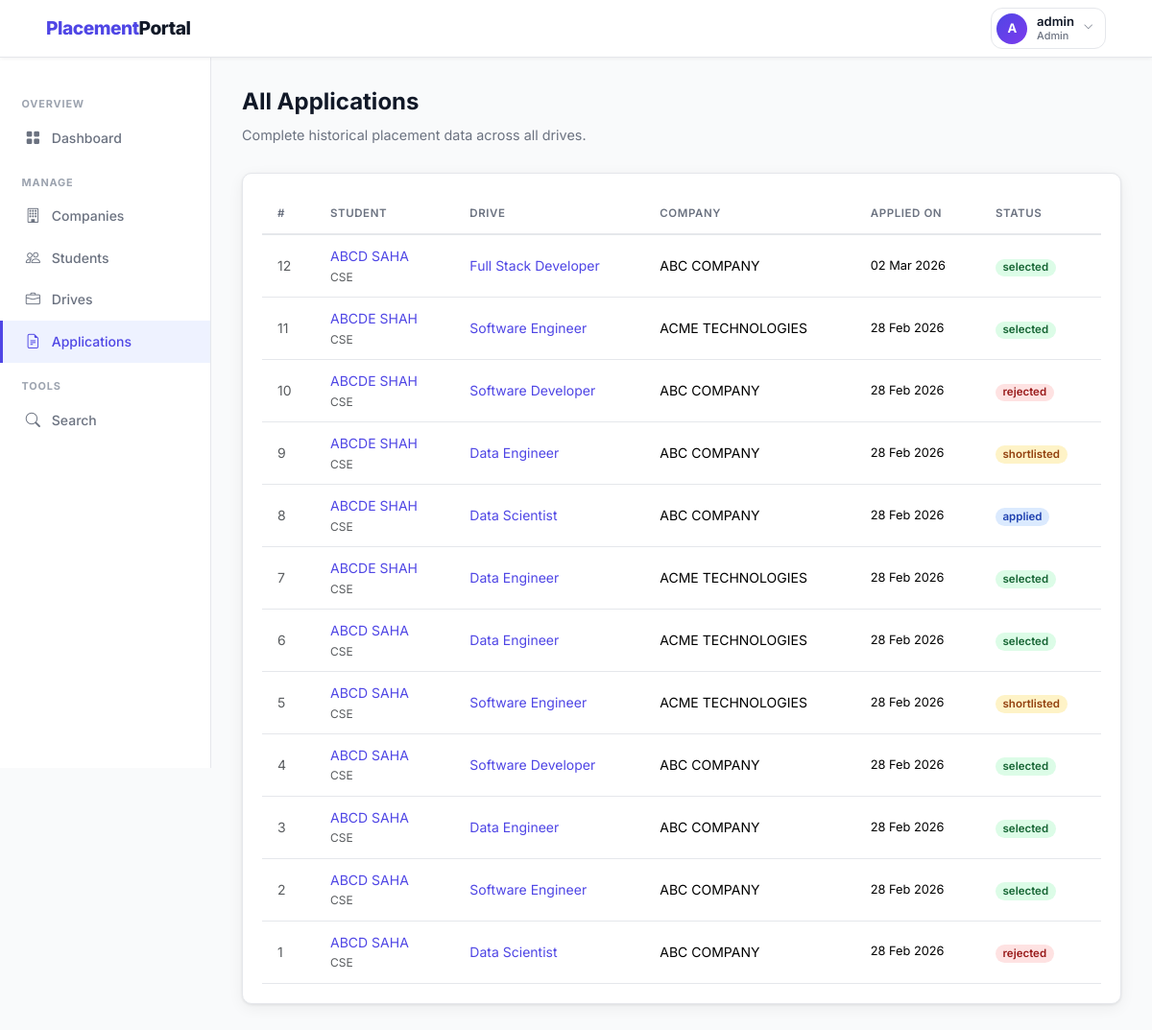
/admin/applications (signed in), run on an earlier commit of the app's database.
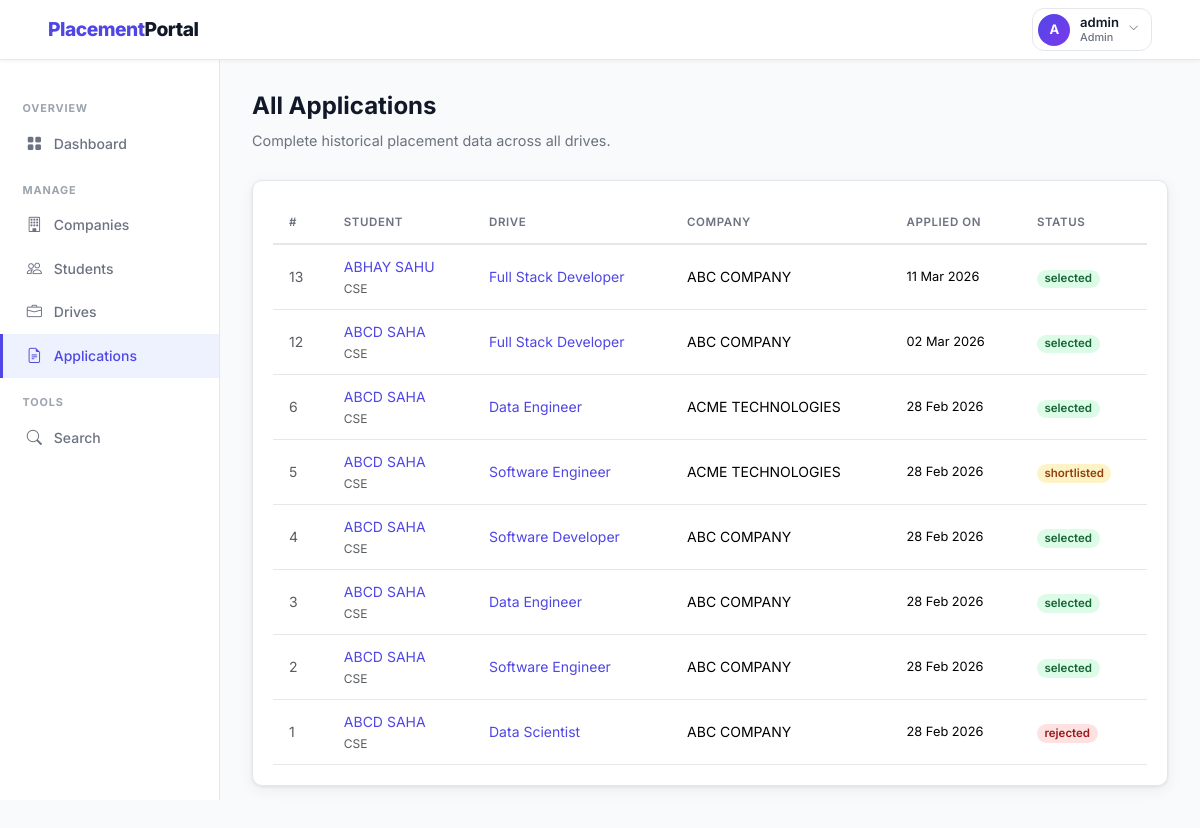
And on a later commit of the database.
### backend/models.py (models this page shows, shortened)
class Application(db.Model):
    __tablename__ = 'application'
    id               = db.Column(db.Integer, primary_key=True)
    student_id       = db.Column(db.Integer, db.ForeignKey('student.id'), nullable=False)
    drive_id         = db.Column(db.Integer, db.ForeignKey('placement_drive.id'), nullable=False)
    application_date = db.Column(db.DateTime, default=datetime.utcnow)
    status           = db.Column(db.String(20), default='applied')
    __table_args__ = (
        db.UniqueConstraint('student_id', 'drive_id', name='unique_application'),
    )

class Student(db.Model):
    __tablename__ = 'student'
    id = db.Column(db.Integer, primary_key=True)
    full_name = db.Column(db.String(100), nullable=False)
    email = db.Column(db.String(120), unique=True, nullable=False)
    password_hash = db.Column(db.String(256), nullable=False)
    phone = db.Column(db.String(20))
    branch = db.Column(db.String(100))
    year = db.Column(db.String(20))
    cgpa = db.Column(db.Float)
    skills = db.Column(db.Text)
    resume_path = db.Column(db.String(300))
    is_active = db.Column(db.Boolean, default=True)
    registered_at = db.Column(db.DateTime, default=datetime.utcnow)
    applications = db.relationship('Application', backref='student', lazy=True,
                                   cascade='all, delete-orphan')

class PlacementDrive(db.Model):
    __tablename__ = 'placement_drive'
    id = db.Column(db.Integer, primary_key=True)
    company_id = db.Column(db.Integer, db.ForeignKey('company.id'), nullable=False)
    job_title = db.Column(db.String(150), nullable=False)
    job_description = db.Column(db.Text, nullable=False)
    eligibility_criteria = db.Column(db.Text)
    location = db.Column(db.String(100))
    salary_package = db.Column(db.String(100))
    application_deadline = db.Column(db.Date, nullable=False)
    status = db.Column(db.String(20), default='pending')
    created_at = db.Column(db.DateTime, default=datetime.utcnow)
    applications = db.relationship('Application', backref='drive', lazy=True,
                                   cascade='all, delete-orphan')

class Company(db.Model):
    __tablename__ = 'company'
    id = db.Column(db.Integer, primary_key=True)
    company_name = db.Column(db.String(150), nullable=False)
    email = db.Column(db.String(120), unique=True, nullable=False)
    password_hash = db.Column(db.String(256), nullable=False)
    hr_contact = db.Column(db.String(100))
    phone = db.Column(db.String(20))
    website = db.Column(db.String(200))
    description = db.Column(db.Text)
    approval_status = db.Column(db.String(20), default='pending')
    registered_at = db.Column(db.DateTime, default=datetime.utcnow)
    drives = db.relationship('PlacementDrive', backref='company', lazy=True,
                             cascade='all, delete-orphan')

### backend/routes.py (the view)
    @app.route('/admin/applications')
    @login_required('admin')
    def admin_applications():
        all_apps = Application.query.order_by(Application.application_date.desc()).all()
        return render_template('admin/applications.html', applications=all_apps)

### backend/routes.py (called while the page is built)
def login_required(role):
    def decorator(f):
        @wraps(f)
        def decorated_function(*args, **kwargs):
            if 'user_id' not in session:
                flash('Please log in to continue.', 'warning')
                return redirect(url_for('auth_login', role=role))
            if session.get('role') != role:
                flash('You do not have permission to view that page.', 'danger')
                return redirect(url_for('home'))
            return f(*args, **kwargs)
        return decorated_function
    return decorator

### templates/admin/applications.html (shortened to what this page needs)
{% extends 'layout_dashboard.html' %}
{% block sidebar %}
  <div class="sidebar-section">Overview</div>
  <a href="{{ url_for('admin_dashboard') }}" class="sidebar-link"><i class="bi bi-grid-fill"></i> Dashboard</a>
  <div class="sidebar-section">Manage</div>
  <a href="{{ url_for('admin_companies') }}" class="sidebar-link"><i class="bi bi-building"></i> Companies</a>
  <a href="{{ url_for('admin_students') }}" class="sidebar-link"><i class="bi bi-people"></i> Students</a>
  <a href="{{ url_for('admin_drives') }}" class="sidebar-link"><i class="bi bi-briefcase"></i> Drives</a>
  <a href="{{ url_for('admin_applications') }}" class="sidebar-link active"><i class="bi bi-file-earmark-text"></i> Applications</a>
  <div class="sidebar-section">Tools</div>
  <a href="{{ url_for('admin_search') }}" class="sidebar-link"><i class="bi bi-search"></i> Search</a>
{% endblock %}
{% block content %}
<div class="page-header">
  <h1>All Applications</h1>
  <p>Complete historical placement data across all drives.</p>
</div>
<div class="card">
  <div class="card-body p-0">
    {% if applications %}
    <table class="table mb-0">
      <thead>
        <tr>
          <th>#</th>
          <th>Student</th>
          <th>Drive</th>
          <th>Company</th>
          <th>Applied On</th>
          <th>Status</th>
        </tr>
      </thead>
      <tbody>
        {% for app in applications %}
        <tr>
          <td class="text-muted">{{ app.id }}</td>
          <td>
            <a href="{{ url_for('admin_student_detail', student_id=app.student_id) }}"
               class="fw-600 text-decoration-none">{{ app.student.full_name }}</a>
            <div class="text-muted" style="font-size:.75rem;">{{ app.student.branch or '' }}</div>
          </td>
          <td>
            <a href="{{ url_for('admin_drive_detail', drive_id=app.drive_id) }}"
               class="text-decoration-none">{{ app.drive.job_title }}</a>
          </td>
          <td>{{ app.drive.company.company_name }}</td>
          <td style="font-size:.8rem;white-space:nowrap;">{{ app.application_date.strftime('%d %b %Y') }}</td>
          <td><span class="badge badge-{{ app.status }}">{{ app.status }}</span></td>
        </tr>
        {% endfor %}
      </tbody>
    </table>
    {% else %}
      <div class="empty-state">
        <i class="bi bi-file-earmark-text"></i>
        <p>No applications yet.</p>
      </div>
    {% endif %}
  </div>
</div>
{% endblock %}

What changed in the data, as far as the page shows it:
removed Application: id "11", student.full_name "ABCDE SHAH", student "CSE", drive.job_title "Software Engineer", drive.company.company_name "ACME TECHNOLOGIES", application_date "28 Feb 2026", status "selected"
removed Application: id "10", student.full_name "ABCDE SHAH", student "CSE", drive.job_title "Software Developer", drive.company.company_name "ABC COMPANY", application_date "28 Feb 2026", status "rejected"
removed Application: id "9", student.full_name "ABCDE SHAH", student "CSE", drive.job_title "Data Engineer", drive.company.company_name "ABC COMPANY", application_date "28 Feb 2026", status "shortlisted"
removed Application: id "8", student.full_name "ABCDE SHAH", student "CSE", drive.job_title "Data Scientist", drive.company.company_name "ABC COMPANY", application_date "28 Feb 2026", status "applied"
removed Application: id "7", student.full_name "ABCDE SHAH", student "CSE", drive.job_title "Data Engineer", drive.company.company_name "ACME TECHNOLOGIES", application_date "28 Feb 2026", status "selected"
added Application: id "13", student.full_name "ABHAY SAHU", student "CSE", drive.job_title "Full Stack Developer", drive.company.company_name "ABC COMPANY", application_date "11 Mar 2026", status "selected"
